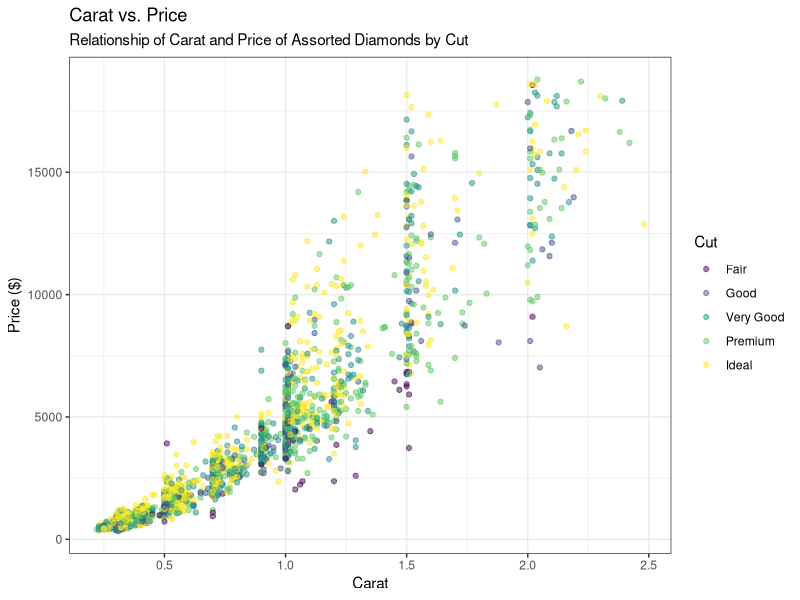
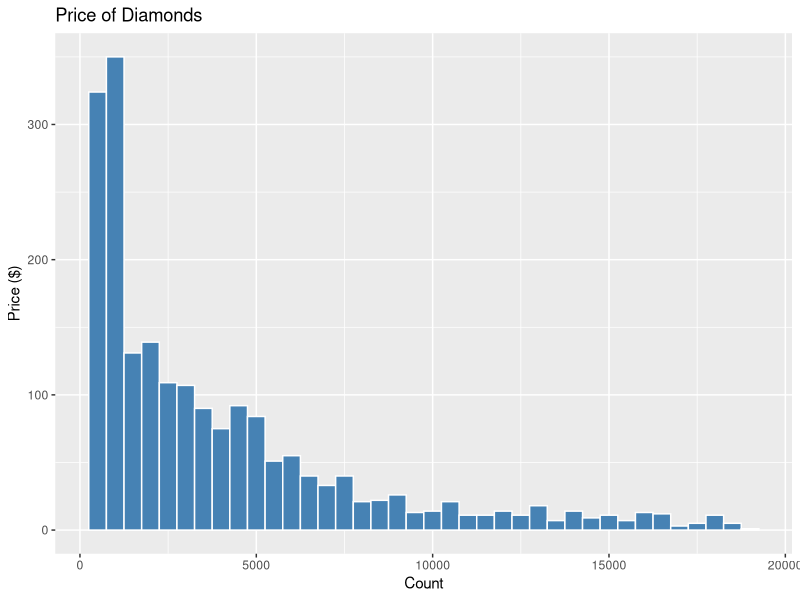
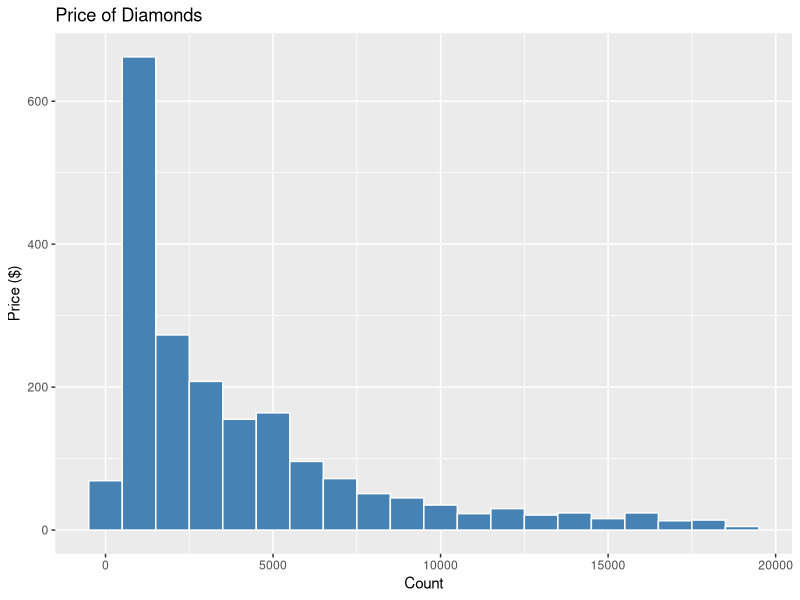
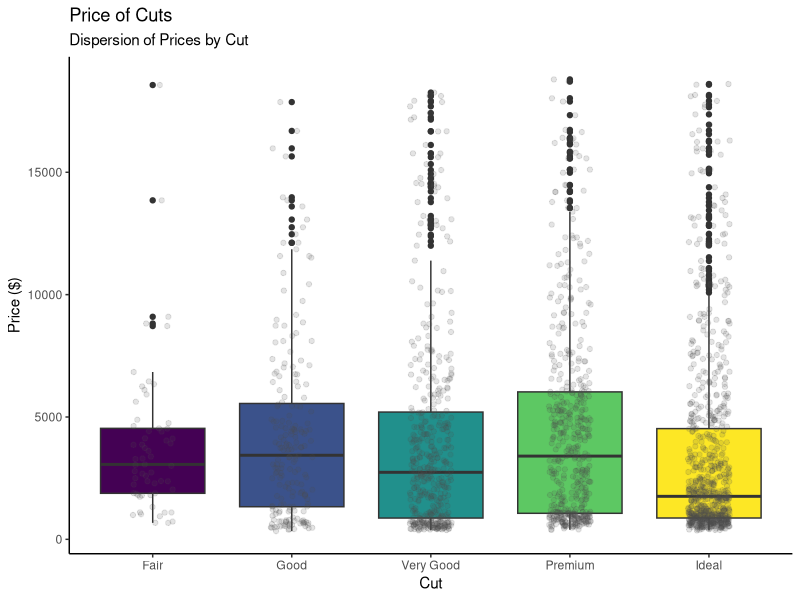
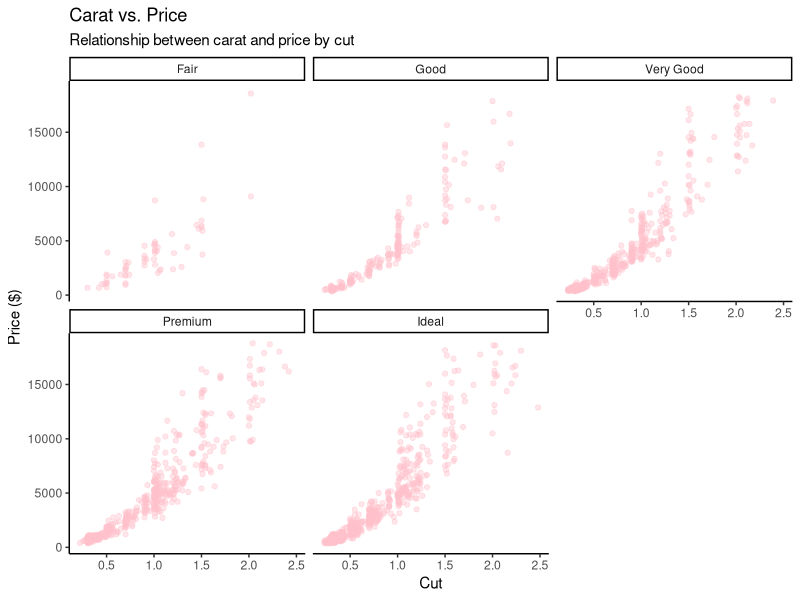

Source code (R) for these figures, in order: (Note: this script raises an error after producing the figures.)
# One possible solution is shown for each exercise. 
# Other plots meeting the instructions are valid. 

# These exercises use `ggplot2::diamonds`, which comes with {ggplot2}. 
# Each row represents one diamond. 
# We will use a fixed sample of 2,000 diamonds to keep the scatterplots readable.

# Variables used here:
# - `carat`: diamond weight in carats.
# - `price`: price in US dollars.
# - `cut`: cut quality, with categories Fair, Good, Very Good, Premium, and Ideal.
# - `color`: diamond color grade, from D (best) to J (worst).


# I suggest you use `data =` and `mapping =` in your `ggplot()` calls as you learn. 
# Answer interpretation questions in one sentence beneath your code.

	# Setup 
	library(tidyverse)
	library(patchwork)

	# Since the next line of code takes a random sample of rows from the data set,
	# let's set the seed so it will use the same sample each time.
	# set.seed() is a random number generator; run ? set.seed() for more information
	
	set.seed(123)

	diamonds_plot <- ggplot2::diamonds |>
	  slice_sample(n = 2000)
	
	glimpse(diamonds_plot)

	# 1. Build and customize a scatterplot:
		
	# Create a scatterplot with:
	# - `carat` on the x-axis and `price` on the y-axis;
	# - point color mapped to `cut`;
	# - all points set to `alpha = 0.5` and `size = 1.5`.
	
	# Add informative axis labels and a title. 
	# Use a built-in theme of your choice. 
	# Save the plot as `p_scatter`, then display it.
	
	# Write one sentence describing the relationship you see between carat and price. 
	# Identify one aesthetic you mapped and one aesthetic you set.
	
	# Write your code here:
	
	p_scatter <-
  	ggplot(
  	  data = diamonds_plot,
  	  mapping = aes(x = carat, y = price, color = cut)
  	  ) +
  	  geom_point(
  	    alpha = 0.5,
  	    size = 1.5
  	    ) +
  	  labs(
  	    title = "Carat vs. Price",
  	    subtitle = "Relationship of Carat and Price of Assorted Diamonds by Cut",
  	    x = "Carat",
  	    y = "Price ($)",
  	    color = "Cut"
  	  ) +
  	  theme_bw()
	
	p_scatter
#The price generally goes up with carat. 
# the opacity is 1/2 (set) and the color matches the cut (mapped).

	# Your response to the questions here: (this was already written idk)
	# Price generally increases with carat, although prices vary among diamonds 
	# of similar carat. 

	# 2. Explore a distribution 

	# Create a histogram of `price` using `binwidth = 500`. 
	# Set the bar fill to `"steelblue"` and the outline color to `"white"`. 
	# Add informative labels.
	# Then make a second version using `binwidth = 1000`.
	
	# Write one sentence explaining how changing the bin width affects the 
	# appearance of the histogram. 
	# Which version helps you see the distribution more clearly? 

	# Write your code here:
	
	hist_500 <-
  	ggplot(data = diamonds_plot, mapping = aes(x = price)) +
  	  geom_histogram(binwidth = 500, fill = "steelblue", color = "white") +
  	  labs(title = "Price of Diamonds", x = "Count",
  	       y = "Price ($)")
	
	hist_1000 <-
	  ggplot(data = diamonds_plot, mapping = aes(x = price)) +
	  geom_histogram(binwidth = 1000, fill = "steelblue", color = "white") +
	  labs(title = "Price of Diamonds", x = "Count",
	       y = "Price ($)")
	
	hist_500
	hist_1000


	# Your response:
	# Wider bins produce fewer, broader bars and show less detail. 

	# 3. Compare groups with two layers 
	
	# Create a boxplot with `cut` on the x-axis and `price` on the y-axis.
	# Map the box fill to `cut`.
	# Add individual observations using `geom_jitter(width = 0.15, height = 0, alpha = 0.15)`.
	# Give all jittered points the fixed color `"grey30"`.
	# Remove the fill legend because the cut categories already appear on the x-axis.
	# Add informative labels and a built-in theme.
	# Save this plot as `p_box`, then display it.
	
	# Hint: put `fill = cut` inside `aes()` in `geom_boxplot()` so it applies 
	# only to the boxplot layer.

	# Write one sentence explaining what the jittered points add to the boxplot.

	# Write your code here:
	
	ggplot(
	  data = diamonds_plot,
	  mapping = aes(x = cut, y = price)
	  ) +
	geom_boxplot(mapping = aes(fill = cut)) +
	geom_jitter(
	  width = 0.15,
	  height = 0,
	  alpha = 0.15,
	  color = "grey30"
	  ) +
	guides(fill = "none") +
	labs(
	  title = "Price of Cuts",
	  subtitle = "Dispersion of Prices by Cut",
	  x = "Cut",
	  y = "Price ($)"
	  ) +
	theme_classic()
	

	# Your response:
	# The points show individual prices and where observations are concentrated, 
	# alongside the boxplot summary. 
	# Height = 0 keeps the plotted prices unchanged vertically. 
	# The default boxplot also draws outliers, so some observations appear in both layers; 
	# suppressing outliers is not required for this exercise.

	
# 4. Compare color and facets 

	# Create a new scatterplot with `carat` on the x-axis and `price` on the y-axis. 
	# Set all points to `alpha = 0.4`.
	# Use `facet_wrap()` to create one panel for each `cut` category. 
	# Keep all points the same color. 
	# Add informative labels and a built-in theme.
	# Write one sentence comparing this plot with `p_scatter`. 
	# What is easier to see when cut categories have their own panels?

	# Write your code here:


  	ggplot(data = diamonds_plot, mapping = aes(x = carat, y = price)) +
  	  geom_point(alpha = 0.4, color = "pink") +
  	  facet_wrap( ~ cut) +
  	  labs(
  	    title = "Carat vs. Price",
  	    subtitle = "Relationship between carat and price by cut",
  	    x = "Cut",
  	    y = "Price ($)"
  	  ) +
  	  theme_classic()
	
	# Your response:
	# Facets reduce overlap among cut categories and make within-category 
	# patterns easier to inspect. 
	# The original color plot allows direct comparison of categories in the same panel.
	# Accept other accurate comparisons.

	# 5. Assemble and save a figure 
	
	# Use `patchwork` to place `p_scatter` and `p_box` side by side.
	# Add an overall title using `plot_annotation()`.
	# Save the combined figure as an object named `diamond_figure`.
	# Write the object out to display it.
	# Use `ggsave()` to save it as `diamond_figure.png`, with width 10 inches, 
		# height 5 inches, and resolution 300 dpi.
	# Use the `plot =` argument to specify the object to save in ggsave().
	# Find the saved image in your project folder and open it. 
	# Check that the labels and legends are readable.
	# If they are not, play around with the height and width or the font size in theme().
	# Hint: use `p_scatter | p_box` for the side-by-side layout.
	
	# Write your code here
	
	diamond_figure <- (p_scatter | p_box) +
	  plot_annotation(title = "I don't feel like scrolling to check what those graphs were")
	
	diamond_figure
	
	ggsave(
	  filename = "diamond_figure.png",
	  plot = diamond_figure,
	  width = 10,
	  height = 5,
	  units = "in",
	  dpi = 300
	)
  	
  	
	# 6. Practice `facet_grid()` with two grouping variables.
	
	# Create a scatterplot of price (y) against carat (x) with:
	# - rows defined by `cut` and columns defined by the diamond `color` grade, 
	# using `facet_grid()`
	# - all points partly transparent
	# - informative labels and a built-in theme.
	
	# Keep all points the same fixed color. 
	# Note that `color` is a column in this dataset: using it in a facet formula 
	# splits the data by diamond color grade.
	
	# Which layout is easier to read: the five panels from Exercise 4 or this larger grid?
	# Explain your choice in one sentence.
	
	# Write your code here:
	
	

	# Write your answer here:
	# The larger grid contains 35 panels and can be crowded on a small screen. 
	# Either preference is acceptable with an explanation.
	
